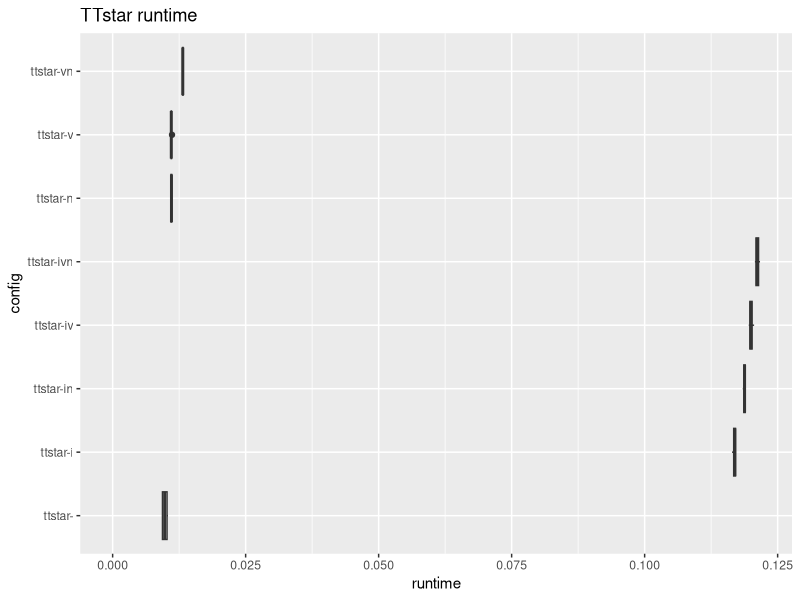
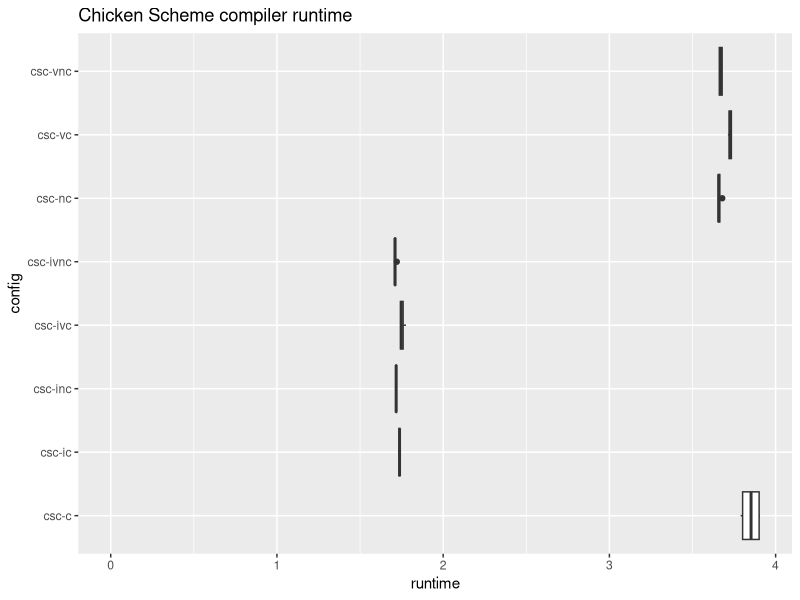
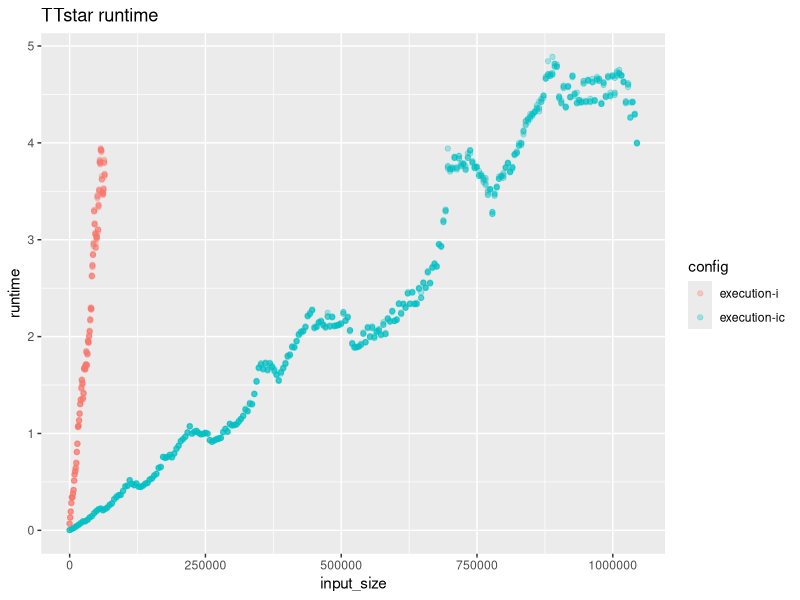
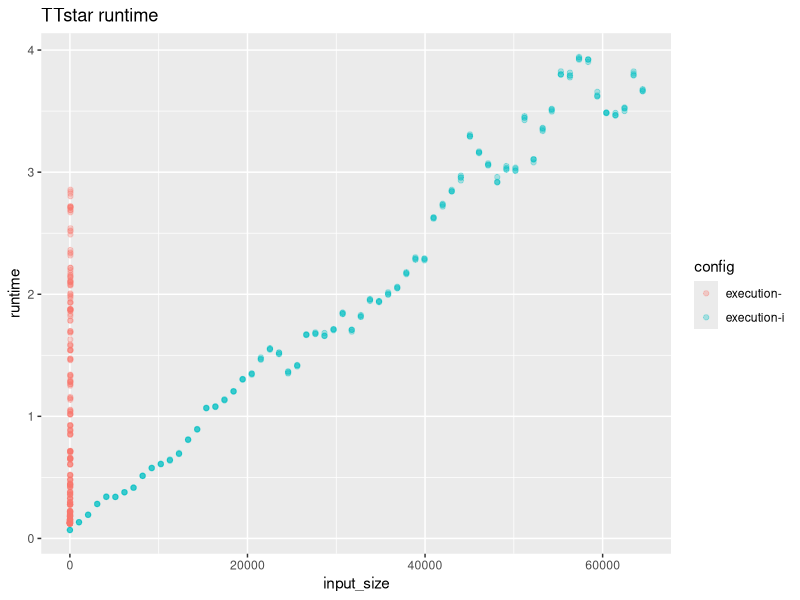
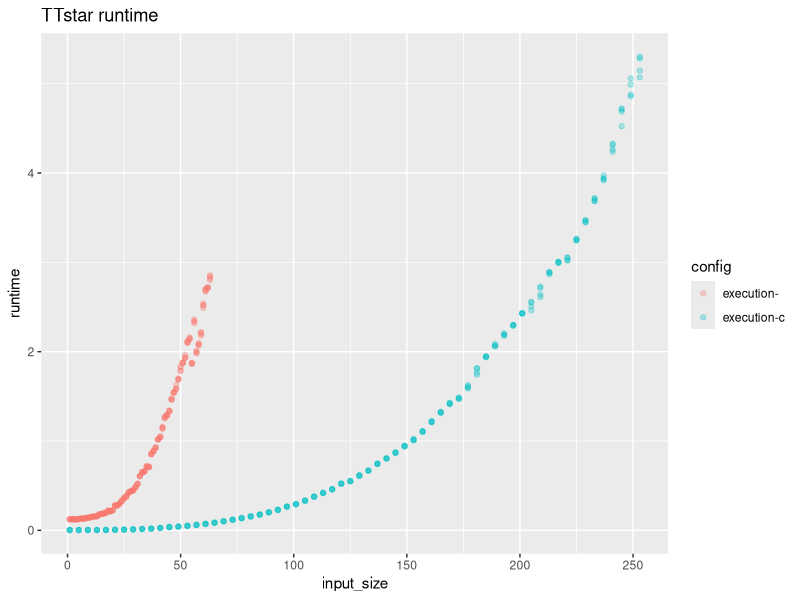
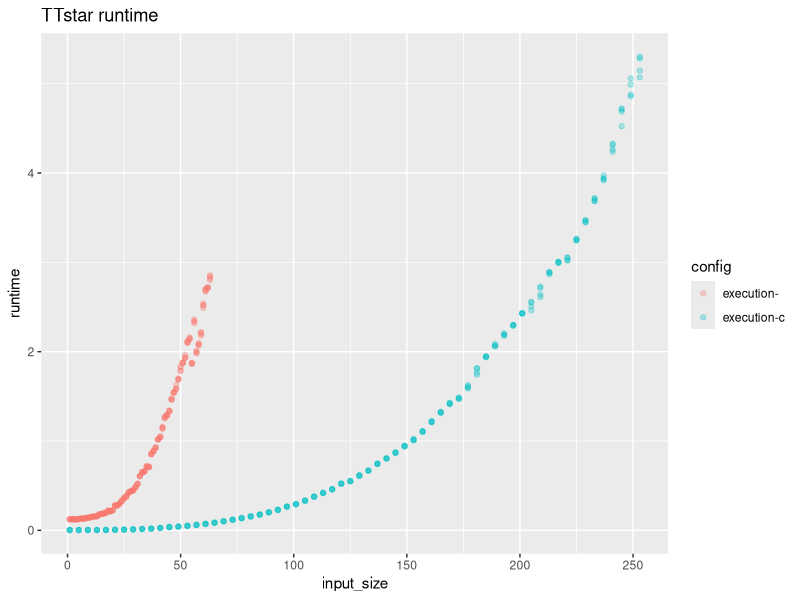

Reproduce these figures in R, in order.
## ---- chunk 1
# libraries & setup

library(ggplot2)
library(reshape2)
library(repr)

options(repr.plot.width=4, repr.plot.height=3)
## ---- chunk 2
# load measured data
xs <- read.csv('benchmark-1490607733.csv')
#xs <- read.csv('benchmark-1491380156.csv')
str(xs)
## ---- chunk 3
# convert strings "True"/"False" into proper R booleans
bools <- c('inference', 'specialisation', 'verification', 'normalisation', 'compilation')
nas <- xs[,bools] == ""
xs[,bools] <- xs[,bools] == "True"
xs[,bools][nas] <- NA
## ---- chunk 4
# make config strings
tr <- xs

block <- xs[,bools]
block[is.na(block)] <- F

tr$config <- paste(as.character(tr$stage), "-", sep="")
for (col in bools) {
    tr$config[block[,col]] <- paste(tr$config[block[,col]], substr(col, 1, 1), sep="")
}
tr$config <- factor(tr$config)
## ---- chunk 5
summary(tr$config)
## ---- chunk 6
# ttstar
ttstar <- tr[tr$stage == "ttstar",]

options(repr.plot.width=6, repr.plot.height=3)
ggplot(ttstar, aes(x=config, y=runtime)) +
    geom_boxplot() +
    coord_flip() +
    expand_limits(y=0) +
    ggtitle("TTstar runtime")
## ---- chunk 7
m <- lm(runtime ~ inference + verification + normalisation, data=ttstar)
summary(m)
## ---- chunk 8
# ttstar
csc <- tr[tr$stage == "csc",]

options(repr.plot.width=6, repr.plot.height=3)
ggplot(csc, aes(x=config, y=runtime)) +
    geom_boxplot() +
    coord_flip() +
    expand_limits(y=0) +
    ggtitle("Chicken Scheme compiler runtime")
## ---- chunk 9
m <- lm(runtime ~ inference + verification + normalisation, data=csc)
summary(m)
## ---- chunk 10
# ttstar
exec <- tr[tr$stage == "execution" & !tr$normalisation & !tr$verification,]

options(repr.plot.width=7, repr.plot.height=5)
ggplot(exec[exec$inference,], aes(x=input_size, y=runtime, color=config)) +
    geom_point(alpha=0.3) +
    ggtitle("TTstar runtime")
## ---- chunk 11
ggplot(exec[!exec$compilation,], aes(x=input_size, y=runtime, color=config)) +
    geom_point(alpha=0.3) +
    ggtitle("TTstar runtime")
## ---- chunk 12
ggplot(exec[!exec$inference,], aes(x=input_size, y=runtime, color=config)) +
    geom_point(alpha=0.3) +
    ggtitle("TTstar runtime")
ggsave("unerased-runtime.pdf", width=3.3, height=2.6, units='in')
